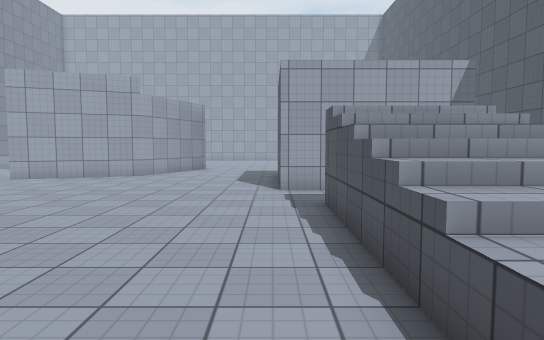
[1] (above)

18 first-person views from a walk through a Unity game level. The camera is 1.4 m above the floor, tilts 4° down and sees 75° across. The floor is counted in squares, 1 m on a side. Each view is taken from the middle of a square. On the plan, view 1 faces up. The plan holds only what a view shows up to about 15 squares ahead; the rest is blank. The place goes on beyond the plan. The player character is not drawn. Surface patterns are stand-ins for the level's own textures.

[2]
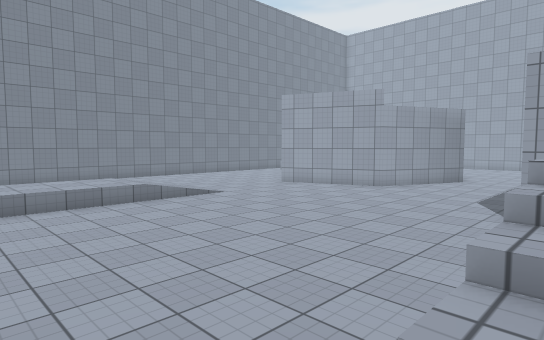

[3]
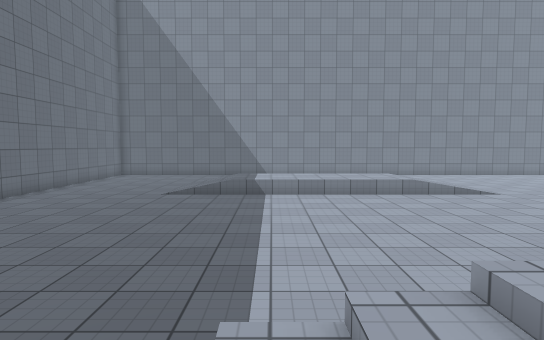

[4]
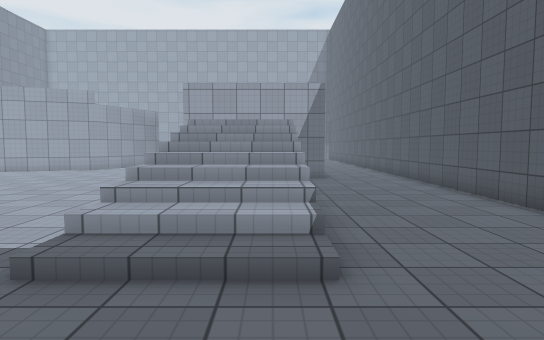

[5]
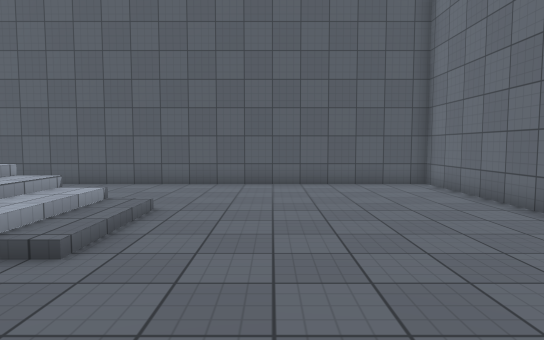

[6]
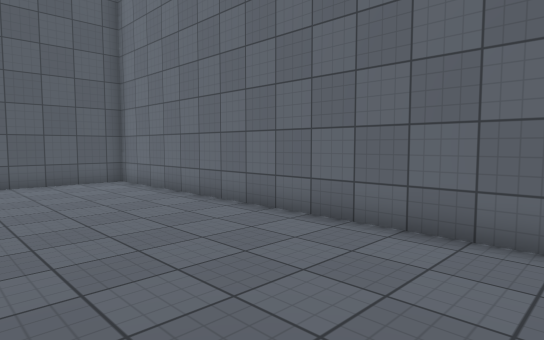

[7]
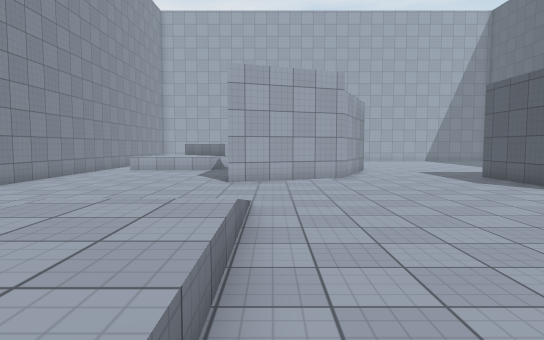

[8]
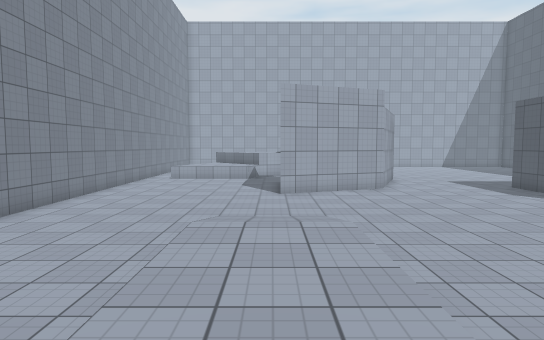

[9]
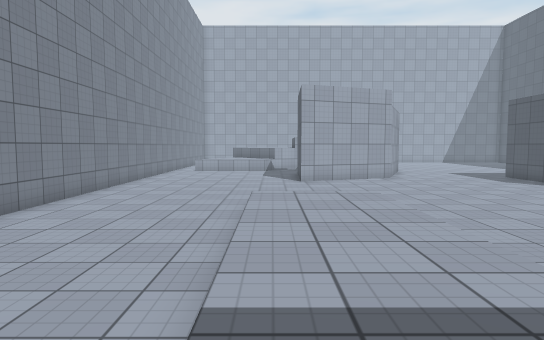

[10]
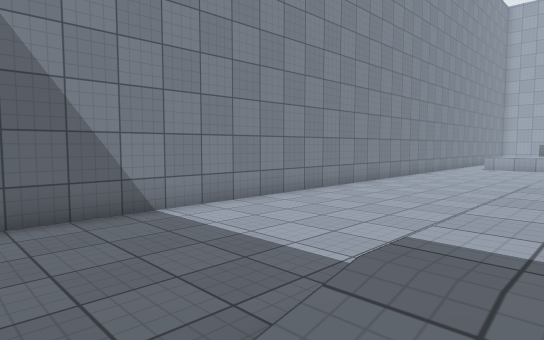

[11]
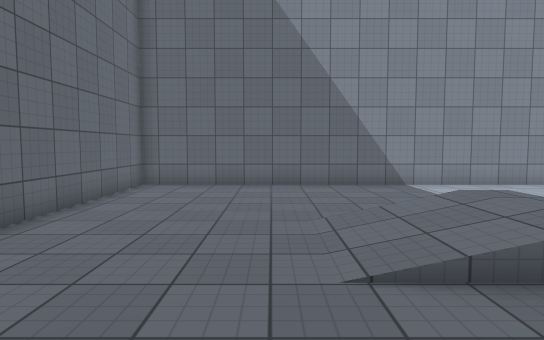

[12]
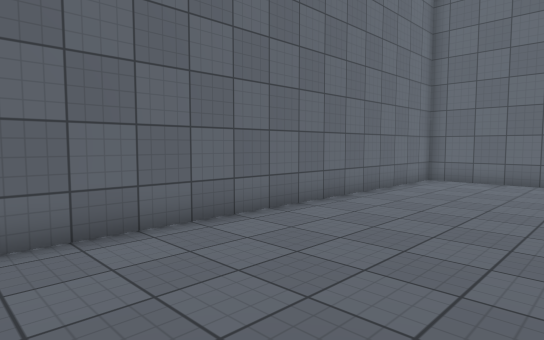

[13]
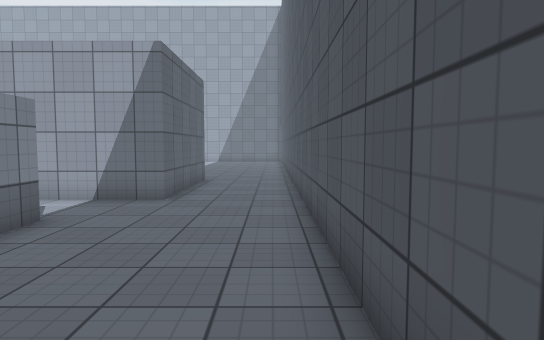

[14]
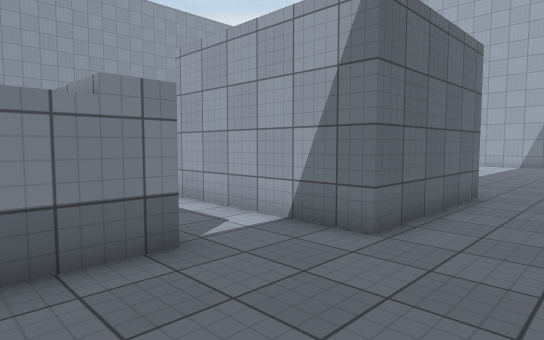

[15]
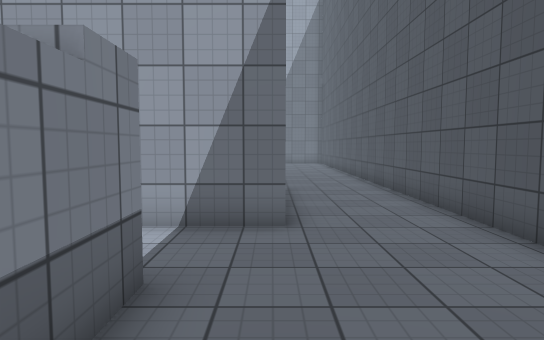

[16]
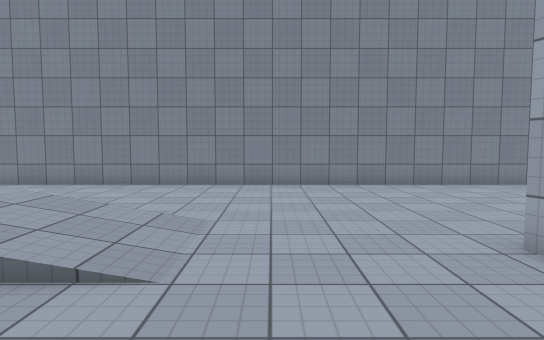

[17]
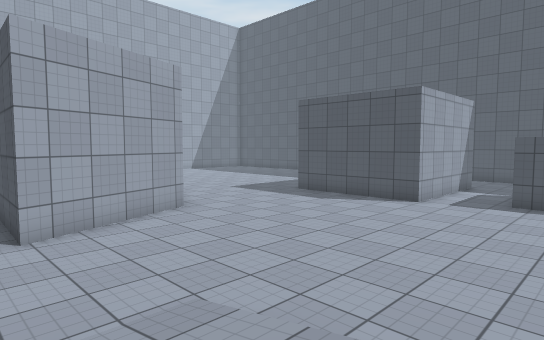

[18]
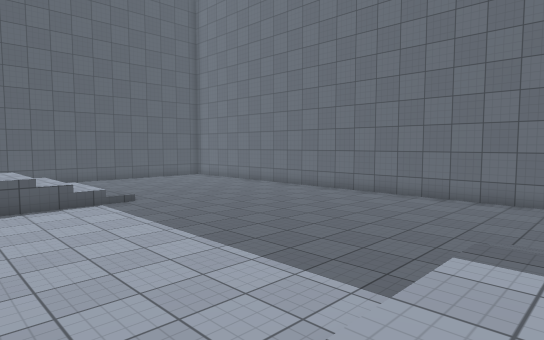

### Floor plan
Key: @ floor where view 1 was taken; # wall or solid block; . main floor; : floor 0.5 m higher than the main floor; / step, stairs or slope; = window, fence, low wall or low ledge; v drop or lower ground.
Columns run from 19 left of view 1 to 10 right of it. Each row starts with its distance up from view 1.
 16 #........#####.....#     #...#
 15 #.......####.......#     #...#
 14 #..................#     #...#
 13 #..................#     #...#
 12 #..................#     #...#
 11 #..................#######...#
 10 #............................#
  9 #......///...................#
  8 #......///..........#   #....#
  7 #......:::..........v////....#
  6 #......:::..........v////....#
  5 #......:::..........v////....#
  4 #......:::..........=////....#
  3 #......:::..........=////....#
  2 #......:::..........=///=....#
  1 #......:::...........///.....#
  0 #......:::.........@.///.....#
 -1 #......:::...................#
 -2 #......///...................#
 -3 #............................#
 -4 #............................#
 -5 #............................#
 -6 #............................#
 -7 #............................#
 -8 #............................#
 -9 ##############################

Positions as (right, up) in squares from view 1, and headings:
1: (0, 0), facing up
2: (2, 1), facing up-left
3: (4, 1), facing left
4: (4, -4), facing up
5: (-3, -3), facing right
6: (-4, -3), facing down-right
7: (-9, 1), facing up
8: (-11, 0), facing up
9: (-12, -2), facing up
10: (-11, -3), facing up-left
11: (-6, -4), facing left
12: (-4, -3), facing down-left
13: (9, 2), facing up
14: (9, 6), facing up-left
15: (6, 5), facing up
16: (-6, 11), facing left
17: (-12, 6), facing up-right
18: (-11, 5), facing down-right
